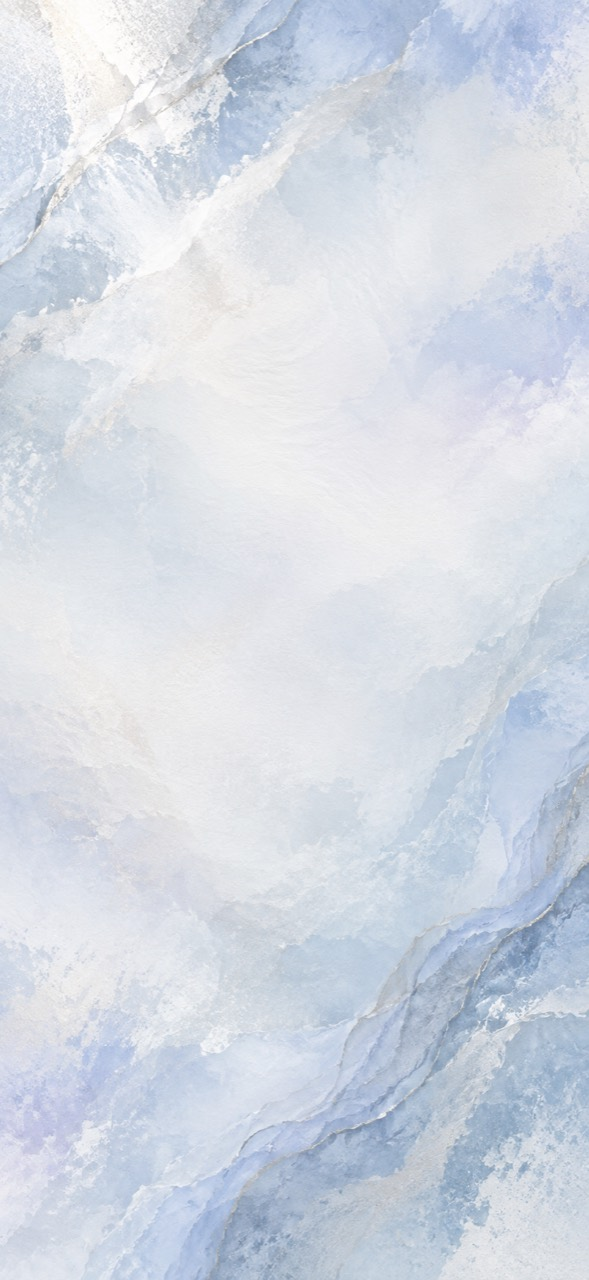
#> input picture vps/vesper-chat-background.jpg, 589 x 1280 px
$ python -i vesper_chat_screenshot.py   (imports and definitions only)
#> lines starting #> are read from the running program, lines starting #| are printed output that depends on the picture
"""Render verified original chat records directly, without opening Vesper Web."""
import base64
import hashlib
import io
import json
from pathlib import Path
import re
import sqlite3
import subprocess
import sys
import threading
from urllib.parse import urlparse
from urllib.request import HTTPRedirectHandler, Request, build_opener

RENDER_LOCK = threading.BoundedSemaphore(1)
PHONE_WIDTH = 786
MAX_HEIGHT = 18000
MAX_BYTES = 4 * 1024 * 1024
MAX_MEDIA_BYTES = 8 * 1024 * 1024
MEDIA_HOSTS = {'api.vesper.r-vera.com', 'vesper.r-vera.com'}
ASSET = Path(__file__).with_name('vesper-chat-background.jpg')
WHITE_ASSET = Path(__file__).with_name('vesper-chat-background-white.jpg')
BLACK_ASSET = Path(__file__).with_name('vesper-chat-background-black.jpg')
APPEARANCE_URL = 'https://api.vesper.r-vera.com/api/state?key=chatCaptureAppearance'


class ScreenshotUnavailable(Exception):
    pass


# [69 lines left out: functions select_messages, render, not called in this run]


class _NoRedirect(HTTPRedirectHandler):
    def redirect_request(self, request, fp, code, msg, headers, newurl):
        return None


# [165 lines left out: functions _capture_appearance, _photo_bytes, _font, _lines, _load_photos, _draw_glass_bubble, not called in this run]


def render_child(data: dict) -> dict:
    from PIL import Image, ImageDraw, ImageOps
    appearance = data.get('appearance') or {}
    palette = appearance.get('palette', 'blue')
    asset = {'blue': ASSET, 'white': WHITE_ASSET, 'black': BLACK_ASSET}.get(palette, ASSET)
    background_url = appearance.get('backgroundUrl', '')
    if not background_url and not asset.is_file():
        raise ScreenshotUnavailable('Chat screenshot background is unavailable')
    body_font = _font(30)
    line_height = 43
    edge = 40
    bubble_max = 624
    blocks = []
    y = 44
    for message in data['messages']:
        role = message['role']
        photos = _load_photos(message.get('attachments') or [])
        for photo in photos:
            x = PHONE_WIDTH - edge - photo.width if role == 'agent' else edge
            blocks.append(('photo', x, y, photo.width, photo.height, photo, role))
            y += photo.height + 16
        content = message.get('content') or ''
        bubbles = message.get('textBubbles') or [
            part for part in re.split(r'\n[ \t]*\n', content) if part
        ]
        for text in bubbles:
            if not text:
                continue
            lines = _lines(text, body_font, bubble_max - 56)
            text_width = max((body_font.getlength(line) for line in lines), default=0)
            width = max(100, min(bubble_max, int(text_width + 56)))
            height = len(lines) * line_height + 34
            x = PHONE_WIDTH - edge - width if role == 'agent' else edge
            blocks.append(('text', x, y, width, height, lines, role))
            y += height + 16
        if not photos and not bubbles:
            raise ScreenshotUnavailable('A selected original message is empty')
        y += 8
        if y > MAX_HEIGHT:
            raise ScreenshotUnavailable('Excerpt is too tall; select fewer original messages')
    height = max(420, y + 28)
    if background_url:
        source_bytes = _photo_bytes({'url': background_url})
        source = Image.open(io.BytesIO(source_bytes))
    else:
        source = Image.open(asset)
    with source:
        canvas = ImageOps.fit(ImageOps.exif_transpose(source).convert('RGB'),
                              (PHONE_WIDTH, height), method=Image.Resampling.LANCZOS).convert('RGBA')
    shade = appearance.get('shade', 0.28)
    shade = max(0, min(0.7, float(shade))) if isinstance(shade, (float, int)) else 0.28
    tint = (0, 0, 0, round(shade * 255)) if palette == 'black' else (255, 255, 255, round(shade * 255))
    canvas = Image.alpha_composite(canvas, Image.new('RGBA', canvas.size, tint))
    for kind, x, top, width, h, value, role in blocks:
        if kind == 'photo':
            rounded = Image.new('L', value.size)
            ImageDraw.Draw(rounded).rounded_rectangle((0, 0, width, h), radius=30, fill=255)
            canvas.paste(value.convert('RGBA'), (x, top), rounded)
            continue
        _draw_glass_bubble(canvas, (x, top, x + width, top + h), role, palette, appearance)
        draw = ImageDraw.Draw(canvas)
        for index, line in enumerate(value):
            draw.text((x + 28, top + 14 + index * line_height), line, font=body_font,
                      fill='#f0f0f0' if palette == 'black' else '#20242b')
    image = canvas.convert('RGB')
    output = io.BytesIO()
    image.save(output, 'JPEG', quality=83, optimize=True)
    picture = output.getvalue()
    if len(picture) > MAX_BYTES:
        raise ScreenshotUnavailable('Screenshot exceeds attachment size; select fewer messages')
    return {
        'mimeType': 'image/jpeg', 'base64': base64.b64encode(picture).decode('ascii'),
        'digest': hashlib.sha256(picture).hexdigest()[:24],
    }


# [5 lines not run here, left out]

>>> import cv2
>>> picture = cv2.imread('vesper-chat-background.jpg', cv2.IMREAD_GRAYSCALE)
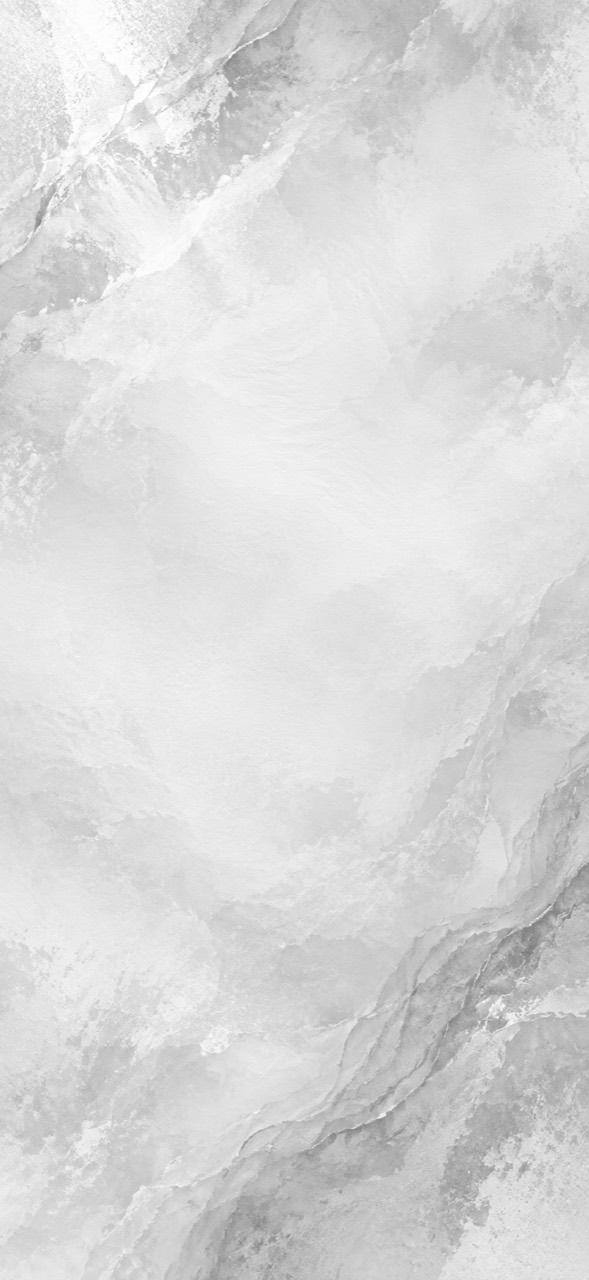
#> picture: shape (1280, 589); min 122, max 255, mean 217.3
#> (the run stopped early here; a loop or call above may not have finished)
